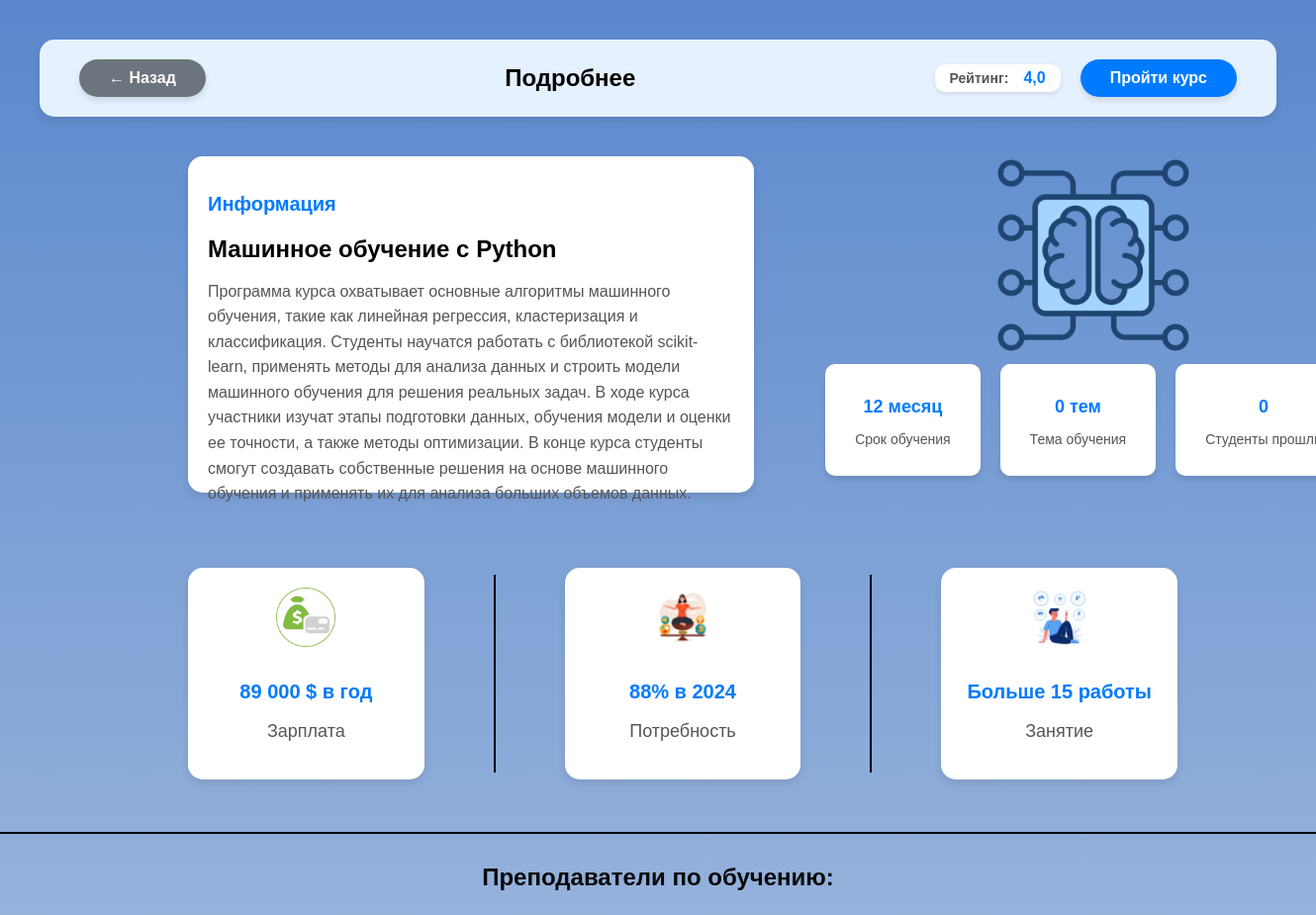
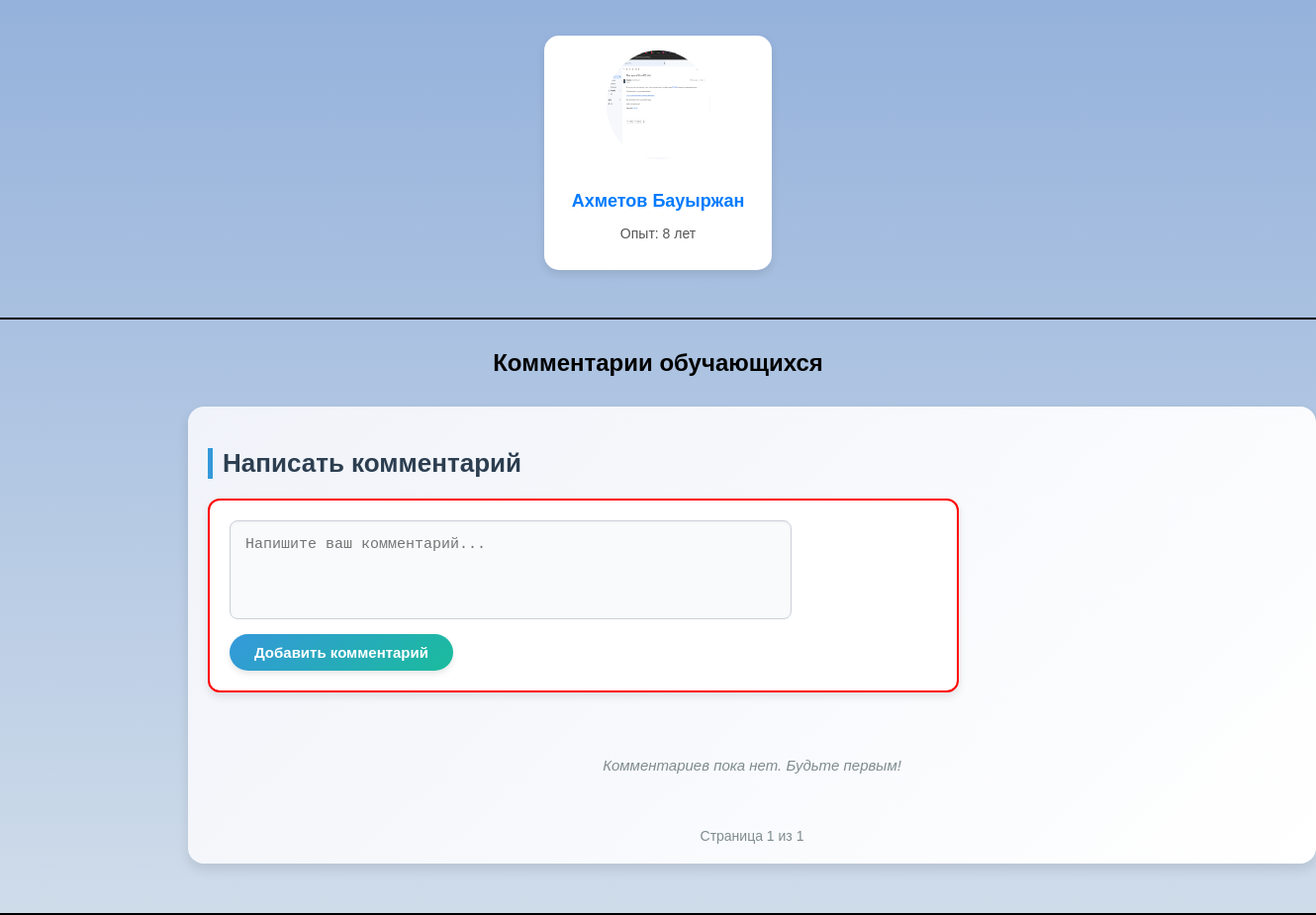
/course/mashinnoe-obuchenie-s-python (signed in), run on the app's committed database (2 pictures, top to bottom).
### education/models.py (models this page shows, shortened)
class Course(models.Model):
    title = models.CharField(max_length=200, verbose_name="Названия курса")
    slug = models.SlugField(unique=True, max_length=200, blank=True)
    image = models.ImageField(upload_to='courses/', verbose_name="Фото курса")
    short_description = models.TextField(max_length=500, verbose_name="Краткое описание")
    detailed_description = models.TextField(verbose_name="Подробнее описание")
    average_rating = models.FloatField(default=0.0, verbose_name="Средний рейтинг")
    completed_users = models.ManyToManyField(
        settings.AUTH_USER_MODEL,
        through='CourseCompletion',
        related_name='completed_courses_via_course',
        blank=True
    )
    duration = models.CharField(max_length=50, verbose_name="Срок обучения")
    topics_count = models.PositiveIntegerField(verbose_name="Количество тем", default=0)
    yearly_salary = models.CharField(max_length=50, verbose_name="Средняя зарплата в год")
    demand_percentage = models.PositiveIntegerField(verbose_name="Потребность (в процентах)")
    jobs_available = models.CharField(max_length=100, verbose_name="Доступные занятия")
    instructors = models.ManyToManyField('Instructor', related_name='courses')
    created_at = models.DateTimeField(auto_now_add=True, verbose_name="Дата создания")
    updated_at = models.DateTimeField(auto_now=True, verbose_name="Дата обновления")
    is_published = models.BooleanField(default=False, verbose_name=_("Опубликован"))
    def save(self, *args, **kwargs):
        self.topics_count = self.lessons.filter(lesson_type='lecture').count()
        super().save(*args, **kwargs)

class Instructor(models.Model):
    name = models.CharField(max_length=100)
    image = models.ImageField(upload_to='instructors/')
    experience = models.CharField(max_length=200)  # Example: "5 years"

### education/views.py (the view)
# urls.py: path('course/<slug:slug>', more, name='more'),
@never_cache
@login_required
def more(request, slug):
    courses = get_object_or_404(Course, slug=slug)
    instructors = courses.instructors.all()
    for course in Course.objects.all():
        course.topics_count = course.lessons.filter(lesson_type='lecture').count()
        course.save()
    comments = courses.comments.filter(parent__isnull=True).annotate(
        like_count=Count('likes', filter=Q(likes__like_type='like')),
        dislike_count=Count('likes', filter=Q(likes__like_type='dislike'))
    ).order_by('-created_at')
    paginator = Paginator(comments, 5)
    page_number = request.GET.get('page')
    page_comments = paginator.get_page(page_number)
    user_reactions = {}
    if request.user.is_authenticated:
        user_reactions = {
            like.comment.id: like.like_type
            for like in CommentLike.objects.filter(user=request.user, comment__in=page_comments)
        }
    avatars = ['1.png', '2.png', '3.png', '4.png']
    if request.method == 'POST':
        form = CommentForm(request.POST)
        parent_id = request.POST.get('parent_id')  # ID родительского комментария, если это ответ
        if form.is_valid():
            comment = form.save(commit=False)
            comment.user = request.user
            comment.course = courses
            comment.avatar = random.choice(avatars)
            if form.cleaned_data['parent']:
                comment.parent = form.cleaned_data['parent']
            if parent_id:
                forbidden_words = ['тупой', 'мал', 'ишак']
                for word in forbidden_words:
                    if word.lower() in comment.text.lower():
                        messages.error(request, "Ваш ответ содержит запрещенные слова и был автоматически удален.")
                        return redirect('more', slug=slug)
                comment.parent = Comment.objects.get(id=parent_id)
            comment.save()
            return redirect('more', slug=slug)
        else:
            form.fields['text'].initial = form.cleaned_data.get('text', '')
    else:
        form = CommentForm()
    return render(request, 'main/more.html', {
        "courses": courses,
        "instructors": instructors,
        "page_comment": page_comments,
        "form": form,
        "average_rating": courses.average_rating,
        "user_reactions": user_reactions,
    })

### education/forms.py (shortened to what this page needs)
class CommentForm(forms.ModelForm):
    FORBIDDEN_WORDS = ['тупой', 'мал', 'ишак']
    class Meta:
        model = Comment
        fields = ['text', 'parent']  # Добавляем поле для родительского комментария
        widgets = {
            'text': forms.Textarea(attrs={
                'placeholder': 'Напишите ваш комментарий...',
                'rows': 4,
                'class': 'form-control',
            }),
        }

### education/templates/main/more.html (shortened to what this page needs)
{% load static %}
<!DOCTYPE html>
<html lang="en">
<head>
    <link rel="stylesheet" href="{% static 'main/css/1285.css' %}">
</head>
<body>
<section class="course-details">
    <div class="details-header">
        <a href="{% url 'kyrs' %}" class="back-btn">← Назад</a>
        <h1>Подробнее</h1>
        <div class="header-actions">
            <div class="rating-container">
                <span class="rating-label">Рейтинг:</span>
                <span class="rating-value">{{ average_rating }}</span>
            </div>
            <a href="{% url 'start_course' courses.slug %}" class="buy-btn">
                {% if user.is_authenticated %}
                    Пройти курс
                {% else %}
                    Войти, чтобы пройти курс
                {% endif %}
            </a>
        </div>
    </div>
    <div class="details-row">
        <div class="details-left">
            <div class="info-block">
                <h2>Информация</h2>
                <h1>{{ courses.title }}</h1>
                <p>
                    {{ courses.detailed_description }}
                </p>
            </div>
        </div>
        <div class="details-right">
            <img src="{{ courses.image.url }}" style="margin-left: 115px" alt="Python Logo">
            <div class="meta">
                <div class="meta-item">
                    <h3>{{ courses.duration }} месяц</h3>
                    <p>Срок обучения</p>
                </div>
                <div class="meta-item">
                    <h3>{{ courses.topics_count }} тем</h3>
                    <p>Тема обучения</p>
                </div>
                <div class="meta-item">
                    <h3>{{ courses.completed_users.count }}</h3>
                    <p>Студенты прошли</p>
                </div>
            </div>
        </div>
    </div>
</section>
<section class="course-statistics">
    <div class="statistics">
        <div class="stat-item">
            <img src="{% static 'main/img/salary.png' %}" alt="Зарплата">
            <h3>{{ courses.yearly_salary }} $ в год</h3>
            <p>Зарплата</p>
        </div>
        <div class="line"></div>
        <div class="stat-item">
            <img src="{% static 'main/img/need.png' %}" alt="Потребность">
            <h3>{{ courses.demand_percentage }}% в 2024</h3>
            <p>Потребность</p>
        </div>
        <div class="line"></div>
        <div class="stat-item">
            <img src="{% static 'main/img/work.png' %}" alt="Занятие">
            <h3>Больше {{ courses.jobs_available }} работы</h3>
            <p>Занятие</p>
        </div>
    </div>
</section>
<div class="bottom-line"></div>
<section class="course-instructors">
    <h2>Преподаватели по обучению:</h2>
    <div class="instructor-list">
        {% for instructor in instructors %}
            <div class="instructor">
                <img src="{{ instructor.image.url }}" alt="Преподаватель" style="height: 110px; width:105px">
                <h3>{{ instructor.name }}</h3>
                <p>Опыт: {{ instructor.experience }}</p>
            </div>
        {% endfor %}
    </div>
</section>
<hr class="line-2">
<h2 style="text-align: center; margin-top: 30px">Комментарии обучающихся</h2>
<section class="comments-section">
    <h2>Написать комментарий</h2>
    {% if request.user.is_authenticated %}
        <form method="post" class="comment-form">
            {{ form.text }}
            <button type="submit" class="submit-btn">Добавить комментарий</button>
        </form>
    {% else %}
        <p class="login-prompt">
            <a href="{% url 'login' %}" class="login-link">Войдите</a>, чтобы оставить комментарий.
        </p>
    {% endif %}
    <div class="comments-list" id="comments-list">
        {% for comment in page_comment %}
                        {% if comment.user == request.user %}
                                {% load dict_filters %}
                        {% endif %}
        {% empty %}
            <p class="no-comments">Комментариев пока нет. Будьте первым!</p>
        {% endfor %}
    <div class="pagination">
        <span class="current-page">Страница {{ page_comment.number }} из {{ page_comment.paginator.num_pages }}</span>
    </div>
</section>
<div class="comments-list">
</body>
</html>

### data on the page
Course: average_rating "4,0", title "Машинное обучение с Python", detailed_description "Программа курса охватывает основные алгоритмы машинного обучения, такие как линейная регрессия, кластеризация и классификация. Студенты научатся работать с библиотекой scikit-learn, применять методы для анализа данных и строить модели машинного обучения для решения реальных задач. В ходе курса участники изучат этапы подготовки данных, обучения модели и оценки ее точности, а также методы оптимизации. В конце курса студенты смогут создавать собственные решения на основе машинного обучения и применять их для анализа больших объемов данных.", image (picture), duration "12", topics_count "0", completed_users.count "0", yearly_salary "89 000", demand_percentage "88", jobs_available "15"
Instructor: image (picture), name "Ахметов Бауыржан", experience "8 лет"

### other printed values
{{ page_comment.number }} "1"
{{ page_comment.paginator.num_pages }} "1"
